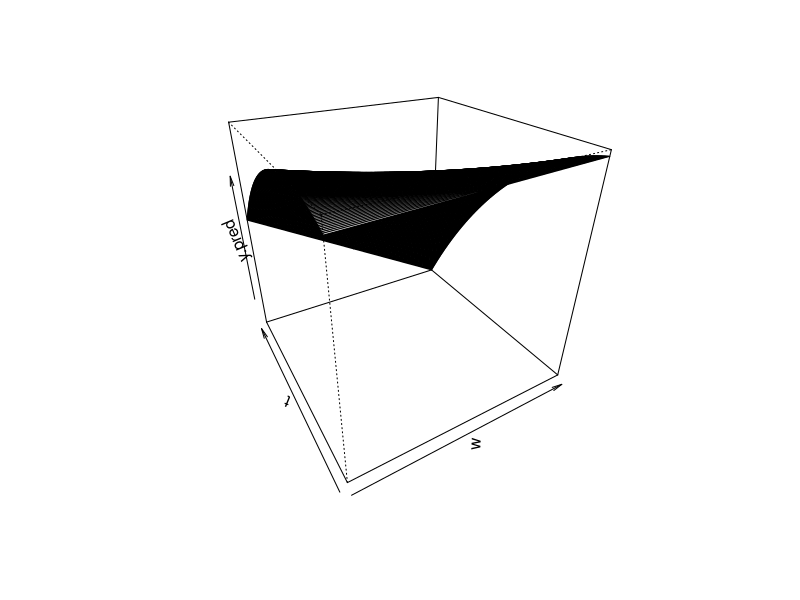
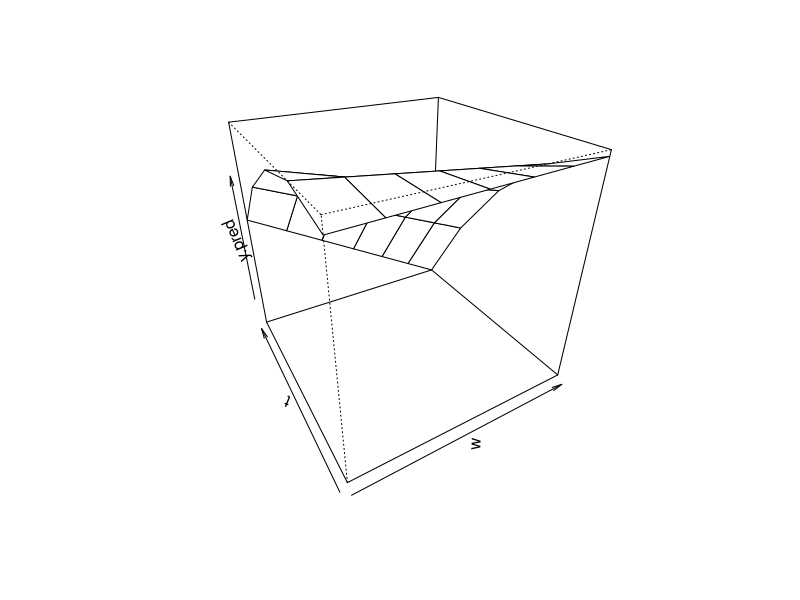

Write the R code that produced these figures, in order.
## ---- chunk 1
knitr::opts_chunk$set(echo = TRUE)
## ---- chunk 2
library(gmodels)
library(doBy)
## ---- chunk 3
d <- read.csv("data.csv")
d$t <- factor(d$Temp)
d$w <- factor(d$Weeks)
d$trt <- factor(d$trt)
## ---- chunk 4
result1 <- aov(acid ~ trt,data = d)
summary(result1)
## ---- chunk 5
#result1 <- aov(d$acid ~ d$t + d$w + d$t*d$w,data = d)
#summary(result1)
## ---- chunk 6
d$t <- ordered(factor(d$Temp))
d$w <- ordered(factor(d$Weeks))
## ---- chunk 7
wlin <- fit.contrast(result1, "trt", c(-3,-3,-3,-1,-1,-1,1,1,1,3,3,3))
wlin

wqua <- fit.contrast(result1, "trt", c(1,1,1,-1,-1,-1,-1,-1,-1,3,3,3))
wqua

tlin <- fit.contrast(result1, "trt", c(-1,0,1,-1,0,1,-1,0,1,-1,0,1))
tlin

tquad <- fit.contrast(result1, "trt", c(1,-2,1,1,-2,1,1,-2,1,1,-2,1))
tquad

wlinXtlin <- fit.contrast(result1, "trt", c(3,0,-3,1,0,-1,-1,0,1,-3,0,3))
wlinXtlin

wlinXtquad <- fit.contrast(result1, "trt", c(-3,6,-3,-1,2,-1,1,-2,1,3,-6,3))
wlinXtquad

wquadXtlin <- fit.contrast(result1, "trt", c(-1,0,1,1,0,-1,1,0,-1,-1,0,1))
wquadXtlin

wquadXtquad <- fit.contrast(result1, "trt", c(1,-2,1,-1,2,-1,-1,2,-1,1,-2,1))
wquadXtquad
## ---- chunk 8
result2 <- aov(acid ~ w + t + w*t, data = d)
summary(result2)
summary(result2,split = list(w = list(Linear = 1, Quad = 2), t = list(Linear =1, Quad = 2)))
summaryBy(acid ~ w, data = d, FUN = mean)
summaryBy(acid ~ t, data = d, FUN = mean)
summaryBy(acid ~ t + w, data = d, FUN = mean)
## ---- chunk 9
result3 <- lm( acid ~ I(Weeks) + I(Temp) + I(Temp^2) + I(Weeks*Temp), data = d)
summary(result3)
## ---- chunk 10
w <- c(2, 5, 8)
t <- seq(from = 0, to = 20, by = 0.1)
f <- function(x,y){45.208333 + 0.158333*x + 0.950000*y - 0.061250*y*y - 0.157500*x*y}
y.pred <- outer(w, t, f)

nry <- nrow(y.pred)
ncy <- ncol(y.pred)
jet.colors <- colorRampPalette( c("blue", "green") )
nbcol <- 100
color <- jet.colors(nbcol)
#yfacet <- y.pred[-1, -1] + y.pred[-1, -ncy] + z[-nry, -1] + z[-nry, -ncy]
persp(w,t,y.pred, phi = 30, theta = -30)
## ---- chunk 11
w <- seq(from = 2, to = 8, by = 1)
t <- seq(from = 0, to = 20, by = 5)
f <- function(x,y){45.208333 + 0.158333*x + 0.950000*y - 0.061250*y*y - 0.157500*x*y}
y.pred <- outer(w, t, f)
persp(w,t,y.pred, phi = 30, theta = -30)
